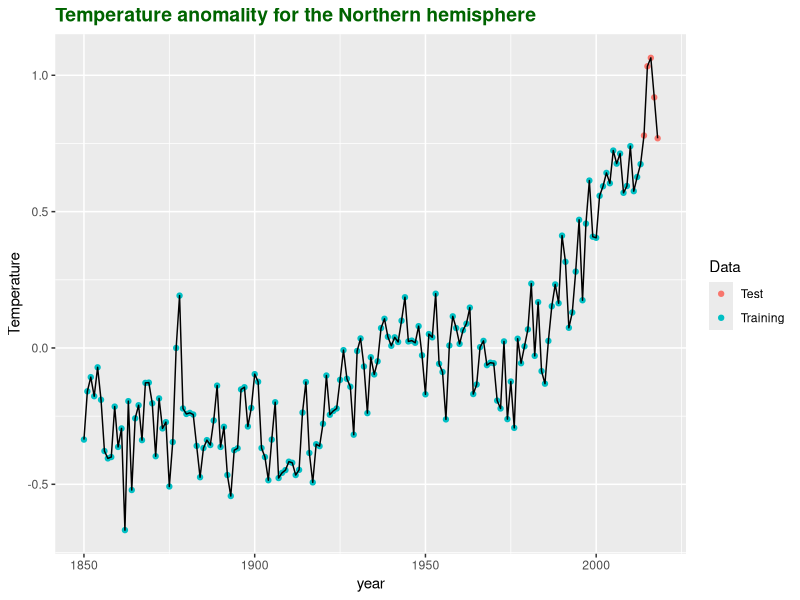
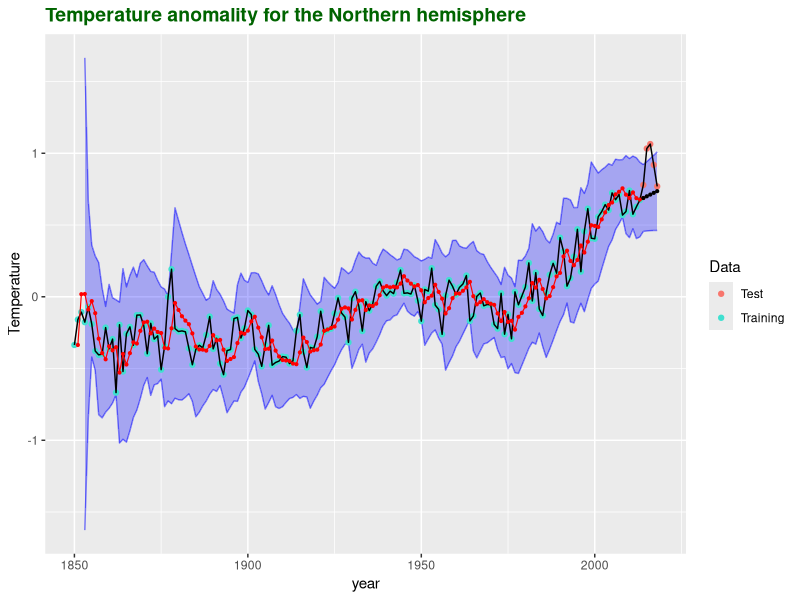
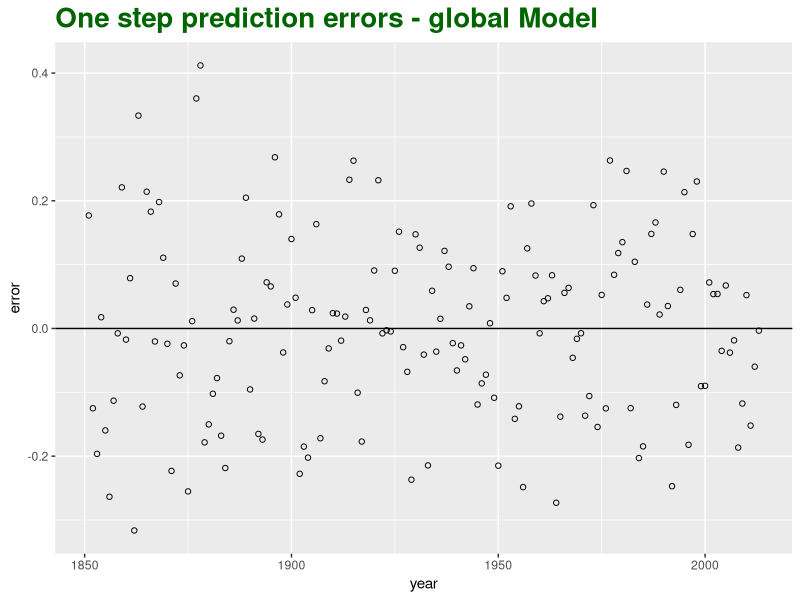
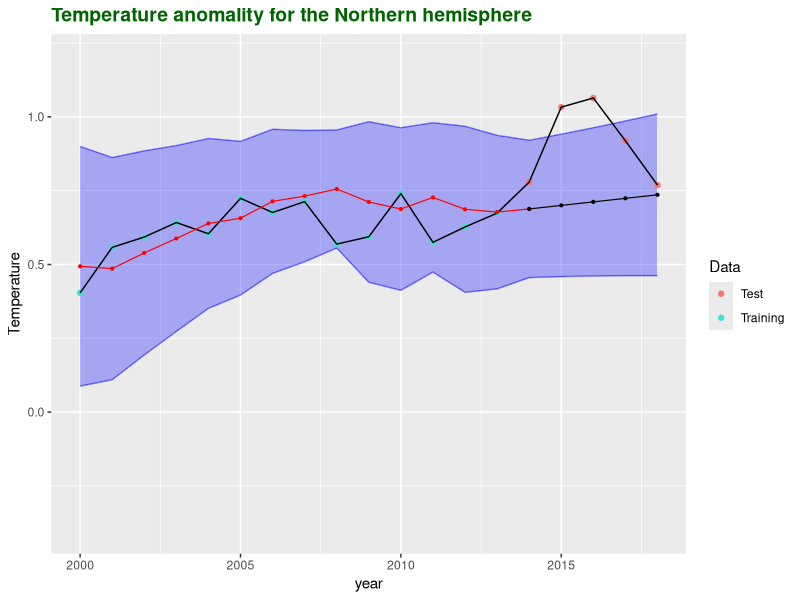
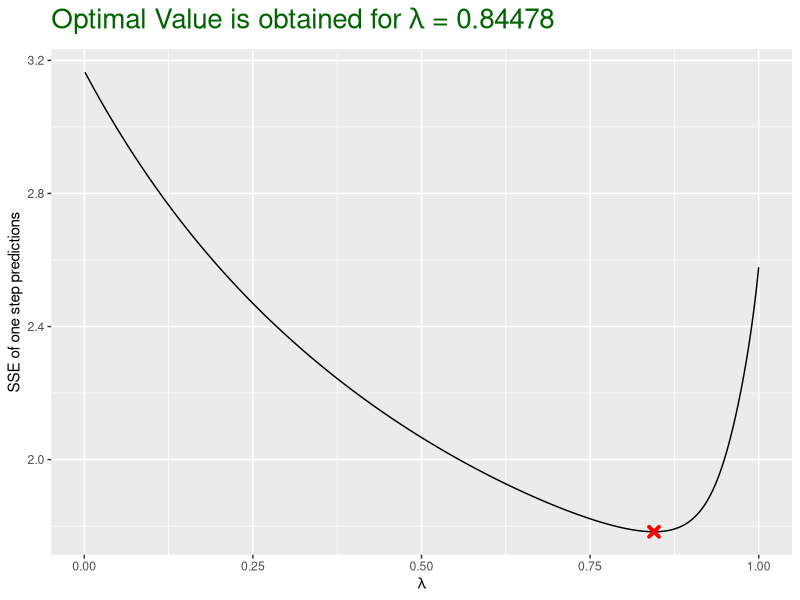

Here is the R script that generated these plots, in order:
## ---- chunk 1
rm(list = ls());
graphics.off();
cat("\014");
knitr::opts_chunk$set(echo = TRUE)
library(magrittr)
library(ggplot2)
library(dplyr)
## ---- chunk 2
#' Function that defines the linear trend model
f <- function(j){
  c(1,j)
}

# Functions for updating Fn to Fm
# calling F(n) updates F0 to Fn
update_F<-function(m, lambda=1, Fn=matrix(0,nrow=2,ncol=2), n=0){
  if(n>m){return(NaN)}
  if(n==m){return(Fn)}
  for (j in n:(m-1)){Fn = Fn + lambda^j*f(-j)%*%t(f(-j))}
  Fn
}

update_h<-function(m,Y, lambda=1, hn=c(0,0), n=0){
  if(n>m){return(NaN)}
  if(n==m){return(hn)}
  L=matrix(c(1,1,0,1),nrow=2)
  for (j in n:(m-1)){hn = lambda*solve(L)%*%hn + f(0)*Y[j+1]}
  c(hn) #return as vector instead of matrix
}

# Function that calculates theta_n for all n in N (N should be in increasing 
# order). Output is a 2xn matrix or a 2D vector if N is a scalar.
calculate_theta<-function(N, Y, lambda=1){
  len=length(N)
  theta=theta=matrix(0,nrow=2,ncol=len)
  
  #initialise FN and hN and calculate first theta
  #if N=1 the estimate of theta is just [Y_1, 0]
  hn=update_h(N[1],Y,lambda=lambda)
  Fn=update_F(N[1],lambda=lambda)
  if(N[1]==1){ theta[,1]=hn }
  else{ theta[,1] = solve(Fn,hn) }
  
  if(len==1){ return(c(theta)) }
  
  # iteratively calculations of the remaining thetas using the updating formulas
  for (i in 1:(len-1)){
    Fn=update_F(N[i+1], lambda=lambda, Fn=Fn, n=N[i])
    hn=update_h(N[i+1], Y, lambda=lambda, hn=hn, n=N[i])
    theta[,i+1]=solve(Fn,hn)}
  theta
}

#retruns a data.frame there coloumns indicate the used theta_N value, and rows
#indicates the predicting steps.
make_predictions <- function(N,Y, lambda=1,step=1){
  theta=calculate_theta(N, Y, lambda=lambda)
  f_=cbind(1,step)
  pred_=f_%*%theta
  df=data.frame(pred_, row.names=step)
  colnames(df)=N
  df
}


## ---- chunk 3
sigma2_hat <- function(N,theta,Y,lambda,p=2,lg='local',n=5){
  if (lambda==1){
    #estimating sigma2 as σ^2 = ε^T ε/(N −p)
    y=Y[1:N]
    x=cbind(1,(-N+1):0)
    eps=y-x%*%theta #residuals using theta_N
    sigma2=diag(t(eps)%*%eps/(N-p))
  }
  else if (lg=='local'){
    #estimating sigma2 using local estimater
    y=Y[1:N]
    x=cbind(1,(-N+1):0)
    eps=y-x%*%theta #residuals using theta_N
    T_=0
    Sigma_inv=matrix(0,nrow=N,ncol=N)
    for(j in 0:(N-1)){
      T_=T_+lambda^j
      Sigma_inv[j+1,j+1]=lambda^((N-1)-j)
    }
    sigma2=c(1/(T_-p)*t(y-x%*%theta)%*%Sigma_inv%*%(y-x%*%theta))
  }
  else if (lg=='global'){
    sigma2=0
    for (j in (n+1):N){
      pred = make_predictions(j-1,Y, lambda=lambda,step=1)
      F_ = update_F(j-1, lambda=lambda)
      sigma2 = sigma2 + (Y[j]-pred)^2/(1+t(f(1)%*%solve(F_)%*%f(1)))
    }
    sigma2=sigma2/(N-n)
  }
  as.numeric(sigma2)
}


var_pred_err <- function(N,theta,Y, lambda,step,type='pred',p=2,lg='local'){
  f_ = rbind(1,step)
  FN = update_F(N,lambda=lambda)
  s2 = sigma2_hat(N,theta,Y,lambda,p=p,lg=lg)
  tmp = diag(t(f_)%*%solve(FN)%*%f_) #diag is nescesary then step is a list
  if (type=='pred'){
    var=s2*(1+tmp)
  }else if (type=='conf'){
    var=s2*(tmp)
  }
  var
}

pred_interval <- function(N,theta,Y, lambda,step, conf=0.95,type='pred',p=2,lg='local'){
  theta = calculate_theta(N,Y=data$nh, lambda=lambda)
  var = var_pred_err(N,theta,Y,lambda, step,type=type, p=p,lg=lg)
  qt((1+conf)/2,df=N-p)*sqrt(var)
}

## ---- chunk 4
keeps <- c('year','nh')
data <- read.table("A1_annual.txt", header = TRUE)[keeps]  %>%
  mutate(data_type = c(replicate(164, 'Training'),replicate(5, 'Test')))
head(data)
tail(data)
## ---- chunk 5
plot_data <- ggplot() +
      geom_point(data=data,aes(x=year, y=nh,color=data_type)) +
      geom_line(data=data,aes(x=year, y=nh),col='black') +
      labs(title="Temperature anomality for the Northern hemisphere", 
           x="year", y="Temperature",  color = "Data") +
      theme(plot.title = element_text(size = 14, face = "bold", 
            color = "darkgreen"), legend.position = "right")
ggsave(file="data.pdf", plot=plot_data , width=8, height=5)
plot_data 
## ---- chunk 6
lambda=0.8
conf_type='local'
#global one step predictions for the test data
pred = as.numeric(make_predictions(N=1:164,Y=data$nh, lambda=lambda,step=1))  #Y_N+1|N
pred_err = data$nh[2:164]-pred[-164] #Y_N+1-Y_N+1|N (Y_165 isn't training data)
pred_int = c()
for (n in 3:164){
  pred_int=c(pred_int,pred_interval(N=n,Y=data$nh,lambda=lambda,step=1,type='pred',lg=conf_type))
}






#forecast and confintervals
forecast = make_predictions(N=164,Y=data$nh, lambda=lambda,step=1:5)$'164' #Y_N+l|N
pred_uncertainty = pred_interval(N=164,Y=data$nh,
                                 lambda=lambda,step=1:5,type='pred',lg=conf_type)
conf_uncertainty = pred_interval(N=164,Y=data$nh,
                                 lambda=lambda,step=1:5,type='conf',lg=conf_type)


plwr = forecast-pred_uncertainty
pupr = forecast+pred_uncertainty
clwr = forecast-conf_uncertainty
cupr = forecast+conf_uncertainty



#plot of one step predictions
ymin=pred[3:164]-pred_int
ymax=pred[3:164]+pred_int
plot_one_step <-  ggplot()+ 
  geom_ribbon(aes(ymin=ymin,ymax=ymax,x=data$year[4:165]), fill="blue", alpha=0.3)+
  geom_ribbon(aes(ymin=plwr,ymax=pupr,x=data$year[165:169]), fill="blue", alpha=0.3)+
  geom_line(aes(x=data$year[165:169],y=plwr),col='blue',alpha=0.5)+
  geom_line(aes(x=data$year[165:169],y=pupr),col='blue',alpha=0.5)+
  geom_line(aes(x=data$year[4:165],y=ymin),col='blue',alpha=0.5)+
  geom_line(aes(x=data$year[4:165],y=ymax),col='blue',alpha=0.5)+
  geom_point(data=data,aes(x=year, y=nh,color=data_type)) +
  geom_line(data=data,aes(x=year, y=nh),col='black') +
  geom_point(aes(x=data$year[2:165], y=pred), color='red',size=0.75)+ #size=0.2
  geom_line( aes(x=data$year[2:165], y=pred), color='red',size=0.4)+#size=0.2
  geom_point(aes(x=data$year[165:169], y=forecast), color='black',size=0.75)+#size=0.2
  geom_line( aes(x=data$year[165:169], y=forecast), color='black',size=0.4)+#size=0.2
  labs(title="Temperature anomality for the Northern hemisphere", 
           x="year", y="Temperature",  color = "Data") +
  theme(plot.title = element_text(size = 14, face = "bold", 
            color = "darkgreen"), legend.position = "right")+
  scale_color_manual(name = "Data", values = c("Test" = "#F8766D", "Training" = "turquoise", "1 step predictions"="red","1-5 step forecasts"='black'))
#ggsave(file="global.pdf", plot=plot_one_step, width=8, height=5)

#plot of one step predictions errors
plot_pred_err=ggplot()+
  geom_hline(yintercept = 0)+
  geom_point(aes(x=data$year[2:164],y=pred_err),pch=1)+
  labs(title="One step prediction errors - global Model",
       x="year", y="error")+
  theme(plot.title = element_text(size = 20,face = "bold",color = "darkgreen"))
#ggsave(file="resplotglobal.pdf", plot=plot_pred_err, width=10, height=6)

#plot of forecasted values
plot_forecast <- plot_one_step +
  geom_point(aes(x=data$year[165:169], y=forecast), color='black',size=0.2)+
  geom_line( aes(x=data$year[165:169], y=forecast), color='black',ize=0.2)+
  labs(title='Forecasting temperature anomality using Global Trend Model')
ggsave(file="global.pdf", plot=plot_forecast, width=8, height=5)


plot_close=plot_one_step+xlim(2000, 2018)+ylim(-0.4,1.2)
ggsave(file="global2.pdf", plot=plot_close, width=5, height=4)

plot_one_step
plot_pred_err
plot_close
## ---- chunk 7
##### optimering af lambda
prediction_error_SSE <- function(lambda,N,Y,step=1){
  pred_ = as.numeric(make_predictions(N,data$nh,lambda=lambda,step=step))
  #sum squared error
  norm(pred_-Y[N+1],type="2")
}

##### optimering af lambda
sse_err=c()
lambdas=seq(0.001,1,by=0.001)
N=6:163  #what residuals to count
for(lambda in lambdas) {
  sse_err=c(sse_err,prediction_error_SSE(lambda,N,data$nh))
}

opt=optimize(prediction_error_SSE,lower=0,upper=1,Y=data$nh,N=N)
plot_optimal_lambda <- ggplot()+
  geom_line(aes(x=lambdas,y=sse_err))+
  geom_point(aes(x=opt$min,y=opt$objective),color='red',pch=4,size=2,stroke = 2)+
  labs(title=expression(paste("Optimal Value is obtained for ", lambda, " = 0.84478")),
       x=expression(lambda), y="SSE of one step predictions")+
  theme(plot.title = element_text(size = 20,face = "bold",color = "darkgreen"))
  #geom_vline(xintercept=opt$minimum)
plot_optimal_lambda
ggsave(file="optimal.pdf", plot=plot_optimal_lambda, width=8, height=5)
